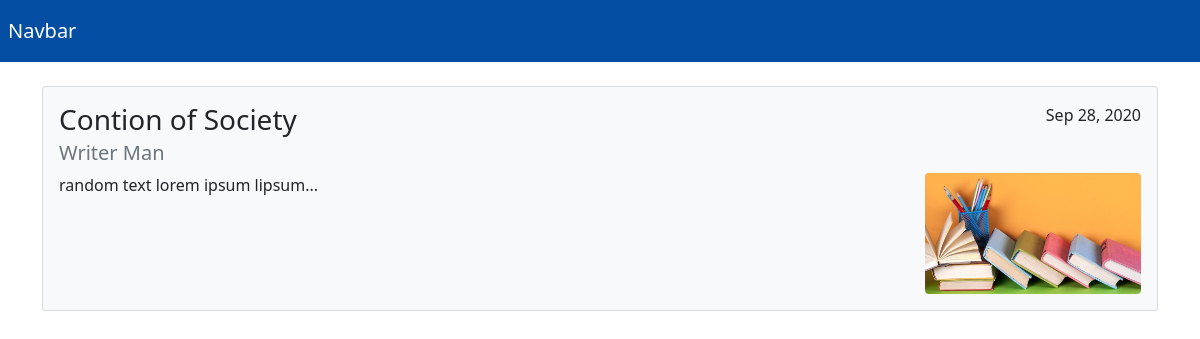
Before: / with the older database file.
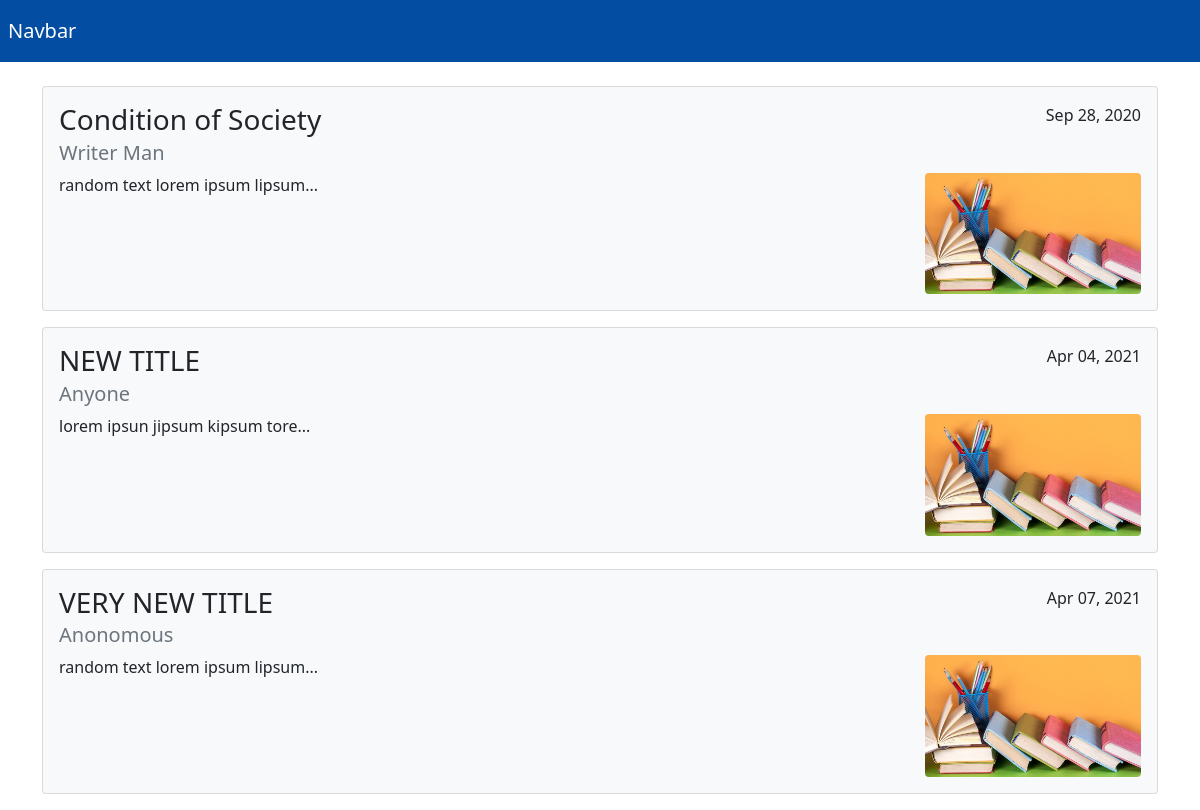
After: the same page with the newer database file.
### blogs/models.py (models this page shows, shortened)
class Blog(models.Model):
    id = models.AutoField(primary_key=True)
    title = models.CharField(max_length=60, default="TITLE")
    date = models.DateTimeField(auto_now_add=True)
    author = models.CharField(max_length=20, default="Anonomous")
    text_area = models.TextField(default="random text lorem ipsum lipsum jipsum kipsum hiphum jism jism 2")
    def yearpublished(self):
        return self.date.strftime('%b %d, %Y')

### blogs/views.py (the view)
# urls.py: path('', views.index, name='index'),
def index(request):
    queryset = Blog.objects.filter()
    context = {
        'object_list': queryset
    }
    return render(request, 'blogs/index.html', context)

### blogs/templates/blogs/index.html
{% extends "blogs/base.html" %}
{% load static %}
{% block content %}
  <nav class="navbar navbar-dark" style="background-color: #034DA2;">
    <a class="p-2 navbar-brand" href="#">Navbar</a>
  </nav>
  <div class="container-xl justify-content-center mt-4">
    {% for blog in object_list %}
    <a href="/b/{{ blog.id }}">
      <div class="card bg-light" style="margin-bottom: 2vh">
        <div class="card-body">
          <div class="float-end">{{ blog.yearpublished }}</div>
          <h5 class="card-title fs-3">{{blog.title}}</h5>
          <h6 class="card-subtitle mb-2 text-muted fs-5">{{blog.author}}</h6>
          <img src="{% static "blogpic.jpg" %}" class="rounded float-end" alt="Responsive image" style="max-width: 20%;">
          <p class="card-text">{{blog.text_area|slice:":30"}}...</p>
        </div>
      </div>
    <a>
    {% endfor %}
  </div>
{% endblock content %}

### blogs/templates/blogs/base.html (shortened to what this page needs)
<!DOCTYPE html>
<html>
{% include "blogs/head.html" %}
<body>
  {% block content %}
  {% endblock content %}
</body>
</html>

### blogs/templates/blogs/head.html (shortened to what this page needs)
{% load static %}
<head>
  <link rel="stylesheet" href="{% static "style.css" %}">
  <link rel="stylesheet" href="{% static "bootstrap.css" %}">
</head>

### blogs/templates/blogs/scripts.html (shortened to what this page needs)
{% load static %}

### static/style.css (style rules this page uses)
body { padding: 0; margin: 0; }
.navbar-brand { color: white !important; }
a { color: inherit !important; text-decoration: none !important; }

Changed rows visible on the page:
changed Blog "Writer Man": title "Contion of Society" → "Condition of Society"
added Blog: yearpublished "Apr 04, 2021", title "NEW TITLE", author "Anyone", text_area "lorem ipsun jipsum kipsum tore"
added Blog: yearpublished "Apr 07, 2021", title "VERY NEW TITLE", author "Anonomous", text_area "random text lorem ipsum lipsum"
